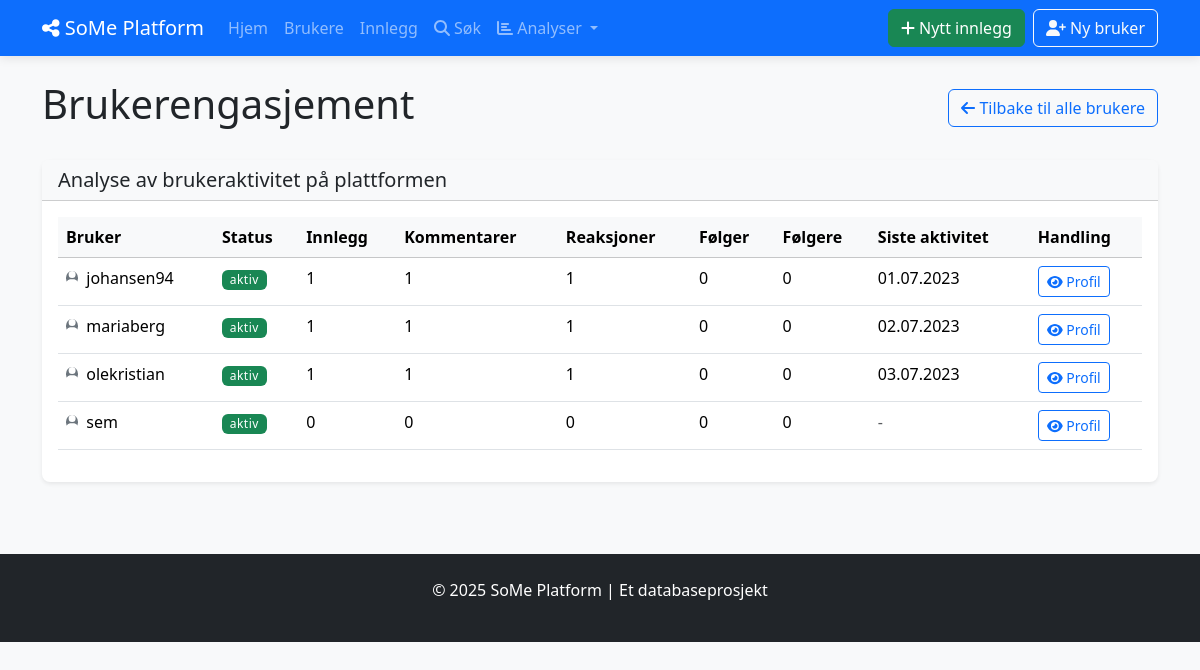
The page /user_engagement on the database as committed earlier.
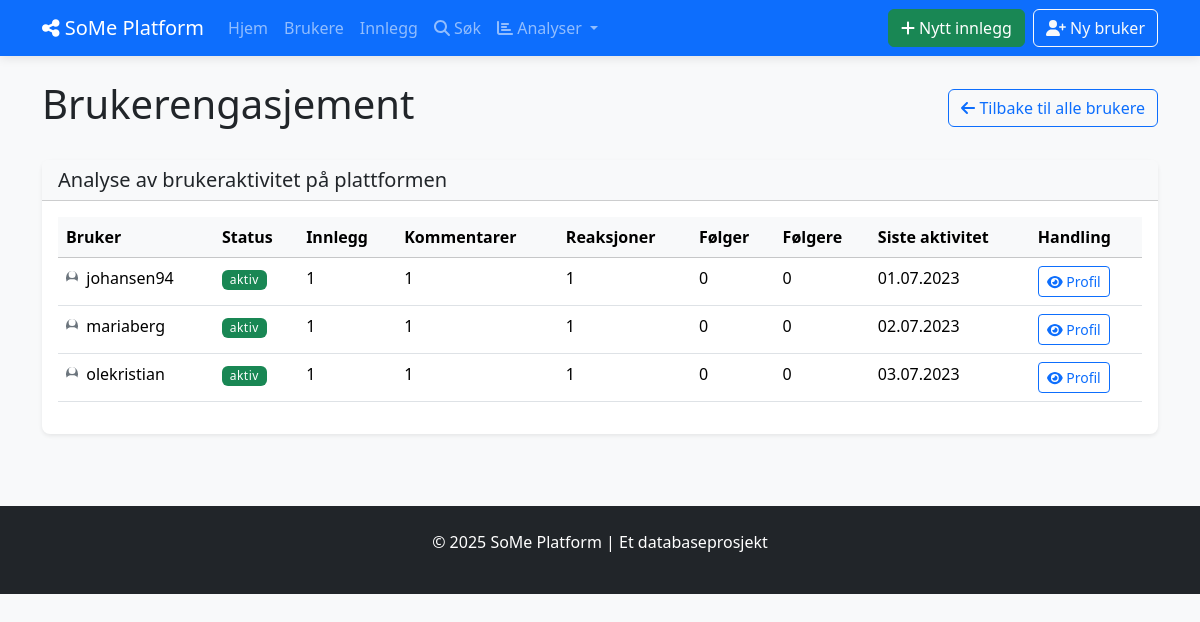
The same page on the database as committed later.
### tables this page shows
CREATE TABLE BRUKERE (
            bruker_id INTEGER PRIMARY KEY AUTOINCREMENT,
            brukernavn TEXT NOT NULL UNIQUE,
            epost TEXT NOT NULL UNIQUE,
            passord_hash TEXT NOT NULL,
            profilbilde TEXT,
            bio TEXT,
            registrerings_dato DATE NOT NULL DEFAULT CURRENT_DATE,
            fødselsdato DATE,
            status TEXT DEFAULT 'aktiv'
        );

### social_media_app/app.py (the view)
@app.route('/user_engagement')
def user_engagement():
    with Database() as db:
        users = db.fetchall("""
            SELECT
                b.bruker_id,
                b.brukernavn,
                b.profilbilde,
                b.status,
                COUNT(DISTINCT i.innlegg_id) AS antall_innlegg,
                COUNT(DISTINCT k.kommentar_id) AS antall_kommentarer,
                COUNT(DISTINCT r.reaksjon_id) AS antall_reaksjoner,
                COUNT(DISTINCT f.følge_id) AS antall_følger,
                (SELECT COUNT(*) FROM FØLGER WHERE følger_bruker_id = b.bruker_id) AS antall_følgere,
                MAX(i.opprettet_dato) AS siste_aktivitet
            FROM BRUKERE b
            LEFT JOIN INNLEGG i ON b.bruker_id = i.bruker_id
            LEFT JOIN KOMMENTARER k ON b.bruker_id = k.bruker_id
            LEFT JOIN REAKSJONER r ON b.bruker_id = r.bruker_id
            LEFT JOIN FØLGER f ON b.bruker_id = f.følger_id
            GROUP BY b.bruker_id
            ORDER BY (antall_innlegg + antall_kommentarer + antall_reaksjoner) DESC
        """)
        users = [format_date_fields(user, ['siste_aktivitet']) for user in users]
    return render_template('analytics/user_engagement.html', users=users)

### social_media_app/app.py (called while the page is built)
def format_date_fields(item, date_fields=None):
    if not item:
        return None
    if not isinstance(item, dict):
        item = dict(item)
    if date_fields:
        for field in date_fields:
            if field in item and item[field]:
                try:
                    if 'T' in item[field]:  # ISO format
                        item[field] = datetime.fromisoformat(item[field].replace('Z', '+00:00'))
                    else:  # SQLite default format
                        item[field] = datetime.strptime(item[field], '%Y-%m-%d %H:%M:%S')
                except (ValueError, TypeError):
                    try:
                        item[field] = datetime.strptime(item[field], '%Y-%m-%d')
                    except (ValueError, TypeError):
                        pass  # Keep original if parsing fails
    return item

### social_media_app/db_config.py (called while the page is built)
    def __enter__(self):
        return self

    def __exit__(self, exc_type, exc_val, exc_tb):
        self.cursor.close()
        if self.conn:
            self.conn.close()

    def fetchall(self, sql, params=None):
        self.cursor.execute(sql, params or ())
        return self.cursor.fetchall()

### social_media_app/templates/analytics/user_engagement.html (shortened to what this page needs)
{% extends "base.html" %}
{% block content %}
<div class="d-flex justify-content-between align-items-center mb-4">
    <h1>Brukerengasjement</h1>
    <a href="{{ url_for('list_users') }}" class="btn btn-outline-primary">
        <i class="fas fa-arrow-left"></i> Tilbake til alle brukere
    </a>
</div>
<div class="card shadow-sm mb-4">
    <div class="card-header bg-light">
        <h2 class="h5 mb-0">Analyse av brukeraktivitet på plattformen</h2>
    </div>
    <div class="card-body">
        {% if users %}
            <div class="table-responsive">
                <table class="table table-hover">
                    <thead class="table-light">
                        <tr>
                            <th>Bruker</th>
                            <th>Status</th>
                            <th>Innlegg</th>
                            <th>Kommentarer</th>
                            <th>Reaksjoner</th>
                            <th>Følger</th>
                            <th>Følgere</th>
                            <th>Siste aktivitet</th>
                            <th>Handling</th>
                        </tr>
                    </thead>
                    <tbody>
                        {% for user in users %}
                        <tr>
                            <td>
                                <div class="d-flex align-items-center">
                                    {% if user.profilbilde %}
                                        <img src="{{ url_for('static', filename='uploads/' + user.profilbilde) }}"
                                             alt="{{ user.brukernavn }}" class="rounded-circle me-2" width="30" height="30">
                                    {% else %}
                                        <div class="rounded-circle bg-secondary d-flex align-items-center justify-content-center me-2 rounded-circle-placeholder">
                                            <i class="fas fa-user fa-sm text-white"></i>
                                        </div>
                                    {% endif %}
                                    {{ user.brukernavn }}
                                </div>
                            </td>
                            <td>
                                <span class="badge {{ 'bg-success' if user.status == 'aktiv' else 'bg-secondary' }}">
                                    {{ user.status }}
                                </span>
                            </td>
                            <td>{{ user.antall_innlegg }}</td>
                            <td>{{ user.antall_kommentarer }}</td>
                            <td>{{ user.antall_reaksjoner }}</td>
                            <td>{{ user.antall_følger }}</td>
                            <td>{{ user.antall_følgere }}</td>
                            <td>
                                {% if user.siste_aktivitet %}
                                    {{ user.siste_aktivitet.strftime('%d.%m.%Y') }}
                                {% else %}
                                    <span class="text-muted">-</span>
                                {% endif %}
                            </td>
                            <td>
                                <a href="{{ url_for('view_user', user_id=user.bruker_id) }}" class="btn btn-sm btn-outline-primary">
                                    <i class="fas fa-eye"></i> Profil
                                </a>
                            </td>
                        </tr>
                        {% endfor %}
                    </tbody>
                </table>
            </div>
        {% else %}
            <div class="alert alert-info">
                Ingen brukere funnet.
            </div>
        {% endif %}
    </div>
</div>
{% endblock %}

### social_media_app/templates/base.html (shortened to what this page needs)
<!DOCTYPE html>
<html lang="no">
<head>
<link rel="stylesheet" href="https://cdn.jsdelivr.net/npm/bootstrap@5.3.2/dist/css/bootstrap.min.css">
<link rel="stylesheet" href="{{ url_for('static', filename='style.css') }}">
<link rel="stylesheet" href="https://cdnjs.cloudflare.com/ajax/libs/font-awesome/6.4.2/css/all.min.css">
</head>
<body class="bg-light">
<nav class="navbar navbar-expand-lg navbar-dark bg-primary">
<div class="container">
<a class="navbar-brand" href="{{ url_for('index') }}">
<i class="fas fa-share-alt"></i> SoMe Platform
</a>
<div class="collapse navbar-collapse" id="navbarNav">
<ul class="navbar-nav me-auto">
<li class="nav-item">
<a class="nav-link" href="{{ url_for('index') }}">Hjem</a>
</li>
<li class="nav-item">
<a class="nav-link" href="{{ url_for('list_users') }}">Brukere</a>
</li>
<li class="nav-item">
<a class="nav-link" href="{{ url_for('list_posts') }}">Innlegg</a>
</li>
<li class="nav-item">
<a class="nav-link" href="{{ url_for('search') }}">
<i class="fas fa-search"></i> Søk
</a>
</li>
<li class="nav-item dropdown">
<a class="nav-link dropdown-toggle" href="#" id="navbarAnalyticsDropdown" role="button"
data-bs-toggle="dropdown" aria-expanded="false">
<i class="fas fa-chart-bar"></i> Analyser
</a>
</li>
</ul>
<div class="navbar-nav">
<a href="{{ url_for('show_create_post') }}" class="btn btn-success me-2">
<i class="fas fa-plus"></i> Nytt innlegg
</a>
<a href="{{ url_for('show_create_user') }}" class="btn btn-outline-light">
<i class="fas fa-user-plus"></i> Ny bruker
</a>
</div>
</div>
</div>
</nav>
<div class="container mt-4">
 {% block content %}{% endblock %}
</div>
<footer class="bg-dark text-white py-4 mt-5">
<div class="container text-center">
<p>© 2025 SoMe Platform | Et databaseprosjekt</p>
</div>
</footer>
</body>
</html>

### social_media_app/static/style.css (style rules this page uses)
body { background-color: #f8f9fa; min-height: 100vh; display: flex; flex-direction: column; }
footer { margin-top: auto; }
.card { border-radius: 0.5rem; border: none; transition: transform 0.2s, box-shadow 0.2s; }
.card .rounded-circle { object-fit: cover; }
.navbar { box-shadow: 0 2px 10px rgba(0, 0, 0, 0.1); }
.badge { font-weight: 500; letter-spacing: 0.5px; }

Rows that differ between the two databases and show on the page:
removed BRUKERE: brukernavn "sem", status "aktiv", antall_innlegg "0", antall_kommentarer "0", antall_reaksjoner "0", antall_følger "0", antall_følgere "0"
